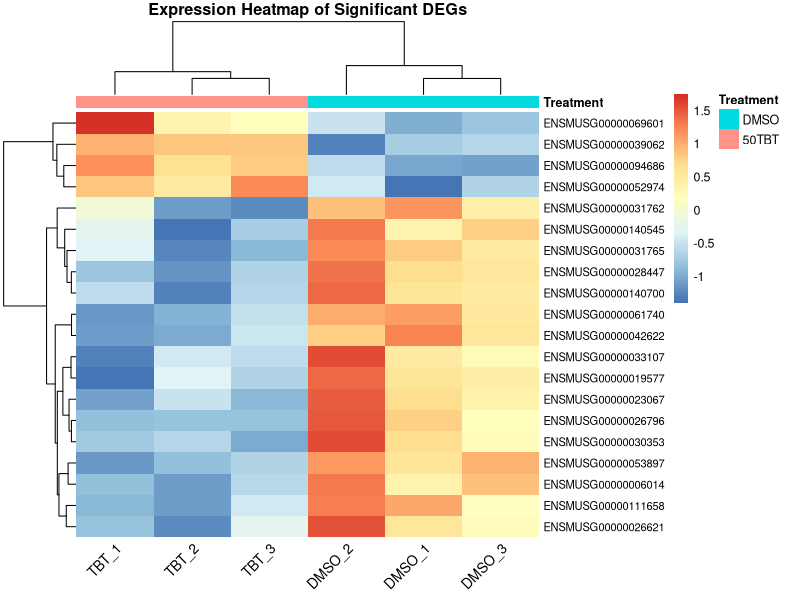

Generate this figure with R: (Note: this script raises an error after producing the figure.)
############################################################
# Script 09 — 09_deg_heatmap.R
# Purpose:
#   Generate a heatmap of normalized expression for the
#   significant DEGs used in the STRING protein analysis.
#
# Output:
#   protein_enrichment/figures/20_DEG_expression_heatmap.pdf
############################################################


############################
# 1. Load required packages
############################

library(pheatmap)
library(RColorBrewer)


############################
# 2. Create output directory
############################

dir.create(
    "protein_enrichment/figures",
    recursive = TRUE,
    showWarnings = FALSE
)


############################
# 3. Read normalized counts
############################

normalized_counts <- read.csv(
    "normalized_counts_TBT_vs_DMSO.csv",
    row.names = 1,
    check.names = FALSE
)

cat("Normalized count matrix dimensions:\n")
print(dim(normalized_counts))


############################
# 4. Read DEG results
############################

deg_results <- read.csv(
    "DEG_TBT_vs_DMSO_significant.csv",
    check.names = FALSE
)

cat("\nNumber of significant DEGs:\n")
print(nrow(deg_results))


############################
# 5. Identify gene column
############################

print(colnames(deg_results))


############################################################
# 6. Determine the gene identifiers used in the DEG results
############################################################

# The DEG table may contain SYMBOL or gene_id.
# Prefer SYMBOL when available.

if ("SYMBOL" %in% colnames(deg_results)) {

    deg_genes <- unique(
        deg_results$SYMBOL[
            !is.na(deg_results$SYMBOL) &
            deg_results$SYMBOL != ""
        ]
    )

} else if ("gene_id" %in% colnames(deg_results)) {

    deg_genes <- unique(
        deg_results$gene_id[
            !is.na(deg_results$gene_id) &
            deg_results$gene_id != ""
        ]
    )

} else {

    stop(
        "Could not find SYMBOL or gene_id in DEG results."
    )
}


cat("\nNumber of DEG identifiers found:\n")
print(length(deg_genes))


############################
# 7. Match DEGs to expression matrix
############################

expression_genes <- rownames(normalized_counts)

matched_genes <- intersect(
    deg_genes,
    expression_genes
)

cat("\nDEGs matched to normalized expression matrix:\n")
print(length(matched_genes))


if (length(matched_genes) == 0) {

    stop(
        "No DEG identifiers matched the normalized count matrix."
    )
}


############################
# 8. Extract DEG expression
############################

deg_expression <- normalized_counts[
    matched_genes,
    ,
    drop = FALSE
]


############################
# 9. Log2 transformation
############################

log_expression <- log2(
    deg_expression + 1
)


############################
# 10. Z-score normalization
############################

# Standardize each gene across samples.

heatmap_matrix <- t(
    scale(
        t(log_expression)
    )
)

heatmap_matrix <- as.matrix(
    heatmap_matrix
)


############################
# 11. Check for NA values
############################

heatmap_matrix[
    is.na(heatmap_matrix)
] <- 0


############################
# 12. Create sample metadata
############################

sample_names <- colnames(heatmap_matrix)

sample_group <- ifelse(
    grepl(
        "TBT|tbt|50TBT",
        sample_names,
        ignore.case = TRUE
    ),
    "50TBT",
    "DMSO"
)

annotation_col <- data.frame(
    Treatment = factor(
        sample_group,
        levels = c(
            "DMSO",
            "50TBT"
        )
    )
)

rownames(annotation_col) <- sample_names


############################
# 13. Order samples
############################

sample_order <- order(
    annotation_col$Treatment
)

heatmap_matrix <- heatmap_matrix[
    ,
    sample_order,
    drop = FALSE
]

annotation_col <- annotation_col[
    sample_order,
    ,
    drop = FALSE
]


############################
# 14. Order genes by variance
############################

gene_variance <- apply(
    heatmap_matrix,
    1,
    var,
    na.rm = TRUE
)

heatmap_matrix <- heatmap_matrix[
    order(
        gene_variance,
        decreasing = TRUE
    ),
    ,
    drop = FALSE
]


############################
# 15. Limit to 20 DEGs
############################

# Keep at most the 20 most variable significant DEGs.

if (nrow(heatmap_matrix) > 20) {

    heatmap_matrix <- heatmap_matrix[
        1:20,
        ,
        drop = FALSE
    ]

}


############################
# 16. Generate PDF
############################

pdf(
    "protein_enrichment/figures/20_DEG_expression_heatmap.pdf",
    width = 10,
    height = 12
)


############################
# 17. Generate heatmap
############################

pheatmap(
    heatmap_matrix,

    scale = "none",

    clustering_distance_rows = "euclidean",

    clustering_distance_cols = "euclidean",

    clustering_method = "complete",

    cluster_rows = TRUE,

    cluster_cols = TRUE,

    show_rownames = TRUE,

    show_colnames = TRUE,

    annotation_col = annotation_col,

    fontsize = 9,

    fontsize_row = 8,

    fontsize_col = 10,

    border_color = NA,

    main = "Expression Heatmap of Significant DEGs",

    angle_col = 45
)


############################
# 18. Close PDF
############################

dev.off()


############################
# 19. Verify output
############################

output_file <-
    "protein_enrichment/figures/20_DEG_expression_heatmap.pdf"

if (file.exists(output_file)) {

    cat(
        "\n============================================\n"
    )

    cat(
        "DEG HEATMAP COMPLETED SUCCESSFULLY\n"
    )

    cat(
        "============================================\n"
    )

    cat(
        "DEGs plotted:",
        nrow(heatmap_matrix),
        "\n"
    )

    cat(
        "Samples:",
        ncol(heatmap_matrix),
        "\n"
    )

    cat(
        "Output:\n",
        output_file,
        "\n"
    )

} else {

    stop(
        "Heatmap PDF was not created."
    )
}
